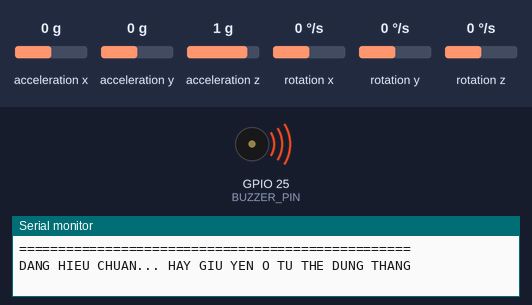
A sketch run on a simulated ESP32. Parts: buzzer (waves = sounding), the last lines printed to the serial monitor. Wiring (inferred from the names in the program): MPU-6050 motion sensor at I2C address 0x68. The test bench sets the inputs (shaded band); at power-on: acceleration x 0 g, acceleration y 0 g, acceleration z 1 g, rotation x 0 °/s, rotation y 0 °/s, rotation z 0 °/s.

Above: at 0.6 s.
At 2.2 s:
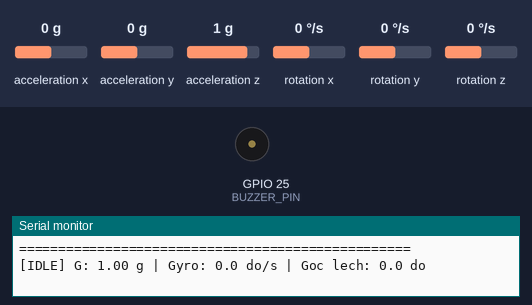
Timing chart, 0 to 3.7 s (numbered marks = the images above):
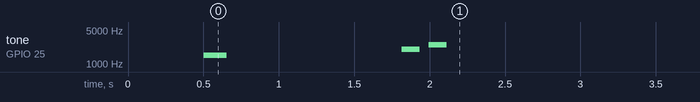

The sketch:

gemini.ino
```cpp
#include <Wire.h>
#include <math.h>

// ================= 1. KHAI BAO PHAN CUNG =================
#define I2C_SDA         21
#define I2C_SCL         22
#define MPU_ADDR        0x68
#define BUZZER_PIN      25    // Sua lai neu chan Buzzer cua ban khac 25
#define BTN_CANCEL_PIN  4     // Cong 2 tren mach Stick 'Em

// ================= 2. CAC NGUONG THUAT TOAN (DE TINH CHINH) =================
// Nhanh 1: Te nga manh (Roi tu do / Va cham)
#define FREEFALL_G      0.55  // Gia toc roi tu do (< 0.55g)
#define IMPACT_G        2.10  // Gia toc va cham manh (> 2.1g)

// Nhanh 2: Nga quy / Khuyu goi (Xoay nhanh + Guc nguoi)
#define COLLAPSE_GYRO   130.0 // Van toc goc xoay nhanh (> 130 do/s)
#define COLLAPSE_TILT   55.0  // Goc nghieng so voi luc dung thang (> 55 do)

// Giai doan xac nhan sau nga (Post-Fall Check)
#define CHECK_TIME_MS   2500  // Theo doi 2.5 giay sau khi nghi ngo
#define STILL_GYRO_MAX  25.0  // Nguong bat dong: toc do xoay < 25 do/s
#define STANDUP_TILT    40.0  // Neu goc nghieng < 40 do -> Da dung day (Huy nghi ngo)

// Giai doan dem nguoc canh bao
#define COUNTDOWN_MS    10000 // Dem nguoc 10 giay de bam nut huy

// ================= 3. BIEN HE THONG =================
enum SystemState {
  STATE_IDLE,            // 1. Giam sat binh thuong
  STATE_POST_FALL_CHECK, // 2. Nghi ngo -> Theo doi 2.5s sau nga
  STATE_COUNTDOWN,       // 3. Dem nguoc 10s + Keu coi canh bao
  STATE_ALARM            // 4. Bao dong khan cap
};

SystemState currentState = STATE_IDLE;
unsigned long stateStartTime = 0;
unsigned long freeFallTime = 0;
unsigned long lastPrintTime = 0;
unsigned long lastBeepTime = 0;
bool alarmSent = false;

// Bien hieu chuan & tu the dung chuan
float gxOffset = 0, gyOffset = 0, gzOffset = 0;
float refAx = 0, refAy = 0, refAz = 1.0; // Vector trong luc luc dung thang

// ================= 4. HAM DOC MPU6050 =================
void readRawMPU(int16_t &ax, int16_t &ay, int16_t &az, int16_t &gx, int16_t &gy, int16_t &gz) {
  Wire.beginTransmission(MPU_ADDR);
  Wire.write(0x3B);
  Wire.endTransmission(false);
  Wire.requestFrom(MPU_ADDR, 14, true);

  ax = (int16_t)(Wire.read() << 8 | Wire.read());
  ay = (int16_t)(Wire.read() << 8 | Wire.read());
  az = (int16_t)(Wire.read() << 8 | Wire.read());
  Wire.read(); Wire.read(); // Bo qua nhiet do
  gx = (int16_t)(Wire.read() << 8 | Wire.read());
  gy = (int16_t)(Wire.read() << 8 | Wire.read());
  gz = (int16_t)(Wire.read() << 8 | Wire.read());
}

// Kiem tra nut huy (Cong 2 - GPIO 4) hoac lenh 'c' tu Serial Monitor
bool isCancelPressed() {
  if (digitalRead(BTN_CANCEL_PIN) == LOW) return true;
  if (Serial.available() > 0) {
    char cmd = Serial.read();
    if (cmd == 'c' || cmd == 'C') return true;
  }
  return false;
}

// ================= 5. KHOI TAO & HIEU CHUAN =================
void setup() {
  Serial.begin(115200);
  pinMode(BUZZER_PIN, OUTPUT);
  pinMode(BTN_CANCEL_PIN, INPUT_PULLUP);

  Wire.begin(I2C_SDA, I2C_SCL);
  // Danh thuc MPU6050
  Wire.beginTransmission(MPU_ADDR);
  Wire.write(0x6B);
  Wire.write(0x00);
  Wire.endTransmission(true);

  delay(500);
  Serial.println("\n==================================================");
  Serial.println("DANG HIEU CHUAN... HAY GIU YEN O TU THE DUNG THANG");
  tone(BUZZER_PIN, 1500, 150); // Bip 1 tieng bao bat dau hieu chuan

  long sumAx = 0, sumAy = 0, sumAz = 0;
  long sumGx = 0, sumGy = 0, sumGz = 0;
  int16_t ax, ay, az, gx, gy, gz;

  for (int i = 0; i < 200; i++) {
    readRawMPU(ax, ay, az, gx, gy, gz);
    sumAx += ax; sumAy += ay; sumAz += az;
    sumGx += gx; sumGy += gy; sumGz += gz;
    delay(5);
  }

  gxOffset = sumGx / 200.0;
  gyOffset = sumGy / 200.0;
  gzOffset = sumGz / 200.0;

  // Chuan hoa vector trong luc tham chieu (tu the dung thang = 0 do)
  float avgAx = (sumAx / 200.0) / 16384.0;
  float avgAy = (sumAy / 200.0) / 16384.0;
  float avgAz = (sumAz / 200.0) / 16384.0;
  float refMag = sqrt(avgAx * avgAx + avgAy * avgAy + avgAz * avgAz);
  if (refMag > 0.1) {
    refAx = avgAx / refMag;
    refAy = avgAy / refMag;
    refAz = avgAz / refMag;
  }

  // Bip 2 tieng bao san sang giam sat
  tone(BUZZER_PIN, 2000, 120); delay(180);
  tone(BUZZER_PIN, 2500, 120);
  Serial.println("SAN SANG GIAM SAT! (Go 'c' hoac bam nut Cong 2 de huy canh bao)");
  Serial.println("==================================================");
}

// ================= 6. VONG LAP MAY TRANG THAI (50Hz) =================
void loop() {
  int16_t rawAx, rawAy, rawAz, rawGx, rawGy, rawGz;
  readRawMPU(rawAx, rawAy, rawAz, rawGx, rawGy, rawGz);

  float ax = rawAx / 16384.0;
  float ay = rawAy / 16384.0;
  float az = rawAz / 16384.0;

  float gx = (rawGx - gxOffset) / 131.0;
  float gy = (rawGy - gyOffset) / 131.0;
  float gz = (rawGz - gzOffset) / 131.0;

  // Tinh 3 chi so cot loi
  float totalG = sqrt(ax * ax + ay * ay + az * az);
  float totalGyro = sqrt(gx * gx + gy * gy + gz * gz);

  // Tinh goc nghieng so voi tu the dung ban dau (0 -> 180 do)
  float tiltAngle = 0;
  if (totalG > 0.1) {
    float dot = (ax * refAx + ay * refAy + az * refAz) / totalG;
    dot = constrain(dot, -1.0f, 1.0f);
    tiltAngle = acos(dot) * 180.0 / PI;
  }

  unsigned long now = millis();

  switch (currentState) {
    // ---------------------------------------------------------
    case STATE_IDLE:
      // In du lieu moi 250ms de theo doi / lay so lieu thuc nghiem
      if (now - lastPrintTime >= 250) {
        lastPrintTime = now;
        Serial.print("[IDLE] G: "); Serial.print(totalG, 2);
        Serial.print(" g | Gyro: "); Serial.print(totalGyro, 1);
        Serial.print(" do/s | Goc lech: "); Serial.print(tiltAngle, 1);
        Serial.println(" do");
      }

      // Ghi nhan roi tu do
      if (totalG < FREEFALL_G) {
        freeFallTime = now;
      }

      // Kiem tra 2 nhanh kich hoat: (1) Va cham manh hoac (2) Nga quy xoay nhanh + guc
      if (totalG > IMPACT_G || (totalGyro > COLLAPSE_GYRO && tiltAngle > COLLAPSE_TILT)) {
        currentState = STATE_POST_FALL_CHECK;
        stateStartTime = now;
        Serial.println("\n>>> [NGHI NGO] Phat hien chan dong / guc nguoi! Dang kiem tra 2.5 giay...");
        if (now - freeFallTime < 600) {
          Serial.println("    (Co dau hieu roi tu do truoc va cham)");
        }
      }
      break;

    // ---------------------------------------------------------
    case STATE_POST_FALL_CHECK:
      // Cho 0.5 giay dau de het rung chan, sau do kiem tra tu the & do bat dong
      if (now - stateStartTime > 500) {
        // Neu nguoi dung da dung day lai -> Bao dong gia, quay ve IDLE
        if (tiltAngle < STANDUP_TILT) {
          Serial.println(">>> [HUY NGHI NGO] Nguoi dung da dung day / cu dong binh thuong.\n");
          currentState = STATE_IDLE;
          break;
        }
      }

      // Het 2.5 giay: Kiem tra xem van dang nam/guc VA bat dong khong
      if (now - stateStartTime >= CHECK_TIME_MS) {
        if (tiltAngle >= COLLAPSE_TILT && totalGyro < STILL_GYRO_MAX) {
          currentState = STATE_COUNTDOWN;
          stateStartTime = now;
          lastBeepTime = 0;
          Serial.println("\n!!! [XAC NHAN NGA QUY] Bat dau dem nguoc 10 giay! Bam nut Cong 2 de huy !!!");
        } else {
          Serial.println(">>> [HUY NGHI NGO] Khong thoa man dieu kien bat dong sau nga.\n");
          currentState = STATE_IDLE;
        }
      }
      break;

    // ---------------------------------------------------------
    case STATE_COUNTDOWN:
      // Kiem tra nut huy lien tuc
      if (isCancelPressed()) {
        noTone(BUZZER_PIN);
        Serial.println(">>> [DA HUY] Nguoi dung da xac nhan an toan. Quay ve giam sat.\n");
        currentState = STATE_IDLE;
        delay(500); // Chong doi nut
        break;
      }

      // Keu bip moi 1 giay + in dem nguoc
      if (now - lastBeepTime >= 1000) {
        lastBeepTime = now;
        tone(BUZZER_PIN, 2000, 200);
        int secLeft = (COUNTDOWN_MS - (now - stateStartTime)) / 1000 + 1;
        if (secLeft < 0) secLeft = 0;
        Serial.print("... Dem nguoc: "); Serial.print(secLeft); Serial.println(" giay");
      }

      // Het 10 giay khong huy -> Chuyen sang BAO DONG
      if (now - stateStartTime >= COUNTDOWN_MS) {
        currentState = STATE_ALARM;
        alarmSent = false;
        lastBeepTime = 0;
      }
      break;

    // ---------------------------------------------------------
    case STATE_ALARM:
      if (!alarmSent) {
        Serial.println("\n==================================================");
        Serial.println("!!! CANH BAO KHAN CAP: PHAT HIEN NGA QUY !!!");
        Serial.println("-> (Buoc tiep theo se gui tin nhan Wi-Fi / Telegram tai day)");
        Serial.println("-> Bam nut Cong 2 (hoac go 'c') de tat coi.");
        Serial.println("==================================================\n");
        alarmSent = true;
      }

      // Coi hu lien tuc (bip nhanh 250ms)
      if (now - lastBeepTime >= 350) {
        lastBeepTime = now;
        tone(BUZZER_PIN, 2800, 200);
      }

      // Cho phep tat bao dong khi co nguoi ho tro
      if (isCancelPressed()) {
        noTone(BUZZER_PIN);
        Serial.println(">>> [DA TAT BAO DONG] Quay ve trang thai giam sat.\n");
        currentState = STATE_IDLE;
        delay(500);
      }
      break;
  }

  delay(20); // Tan so lay mau ~50Hz
}
```

Measured:
- by itself, tone on GPIO 25 (BUZZER_PIN): plays 1500 Hz for 0.15 s, 2000 Hz for 0.12 s, 2500 Hz for 0.12 s
